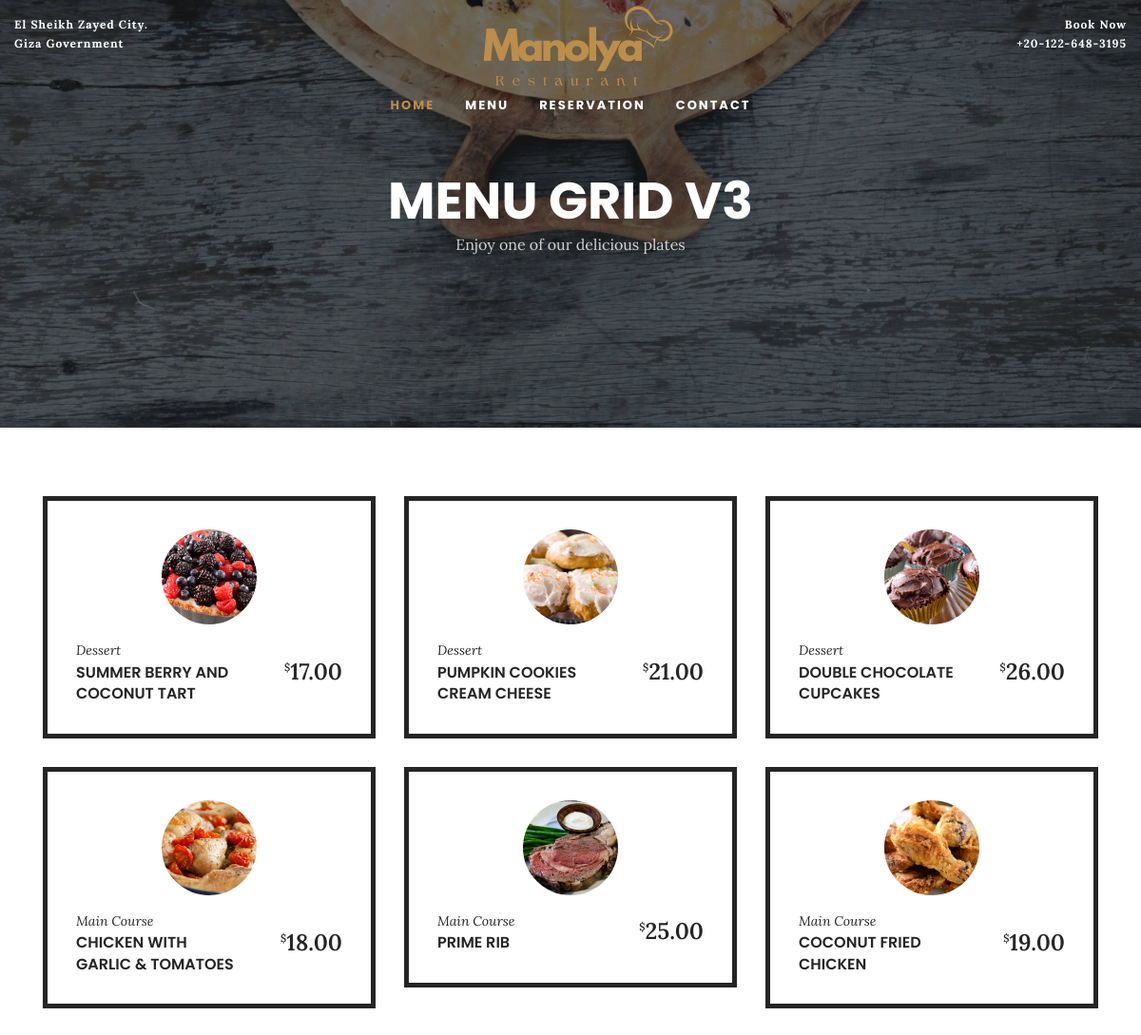
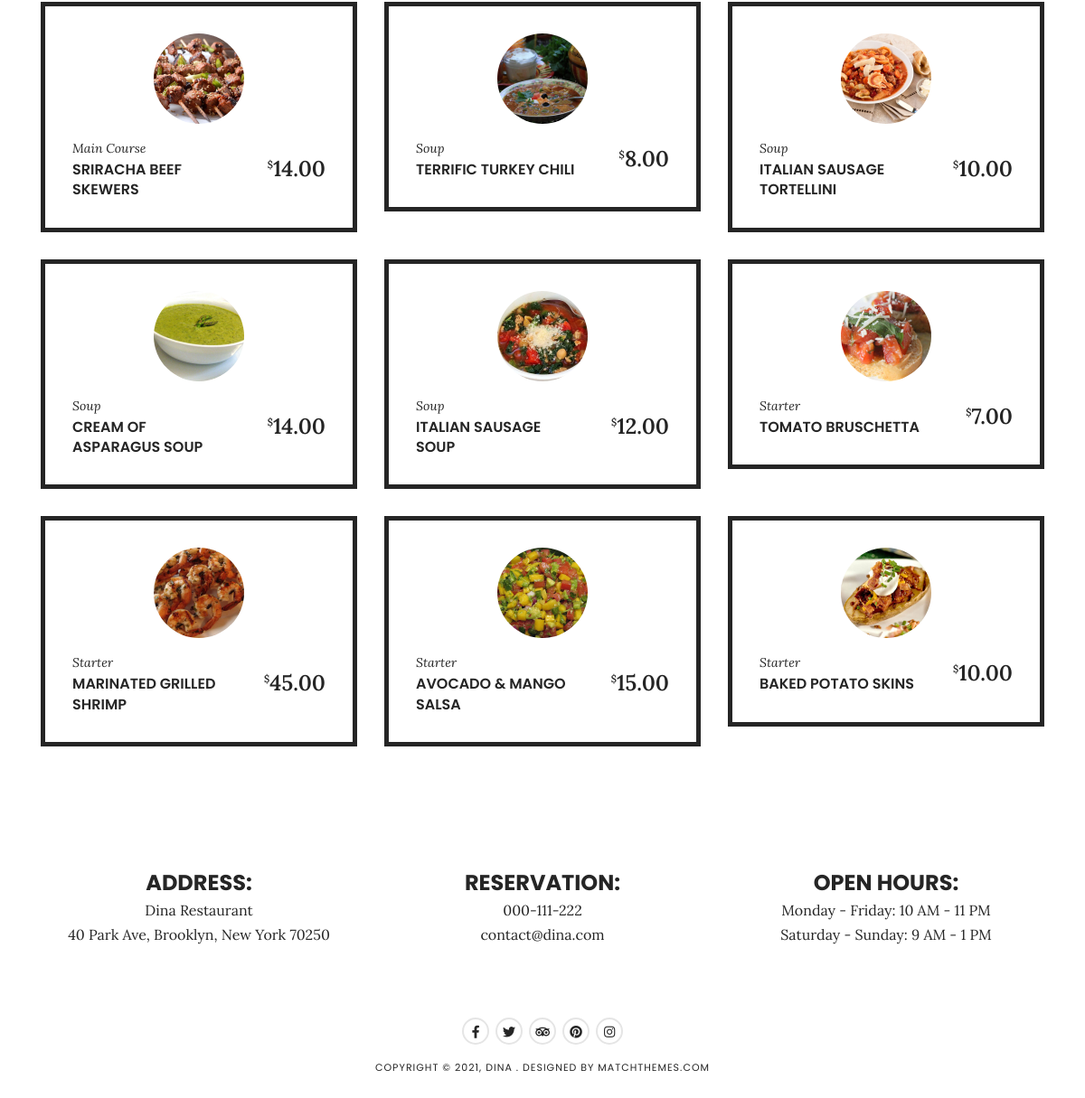
The app's page /menu/ with its own data (2 pictures, top to bottom).
### base/models.py (models this page shows, shortened)
class Menu(models.Model):
    TYPE_CHOICES = [
        ("Starter", "Starter"),
        ("Main Course", "Main Course"),
        ("Soup", "Soup"),
        ("Dessert", "Dessert"),
    ]  # Defines the types of menu items as choices.
    type = models.CharField(
        max_length=50, choices=TYPE_CHOICES, verbose_name="Menu Type"
    )  # A field for the menu type, restricted to the predefined choices.
    name = models.CharField(
        max_length=255, verbose_name="Menu Item Name"
    )  # A text field for the name of the menu item.
    price = models.DecimalField(
        max_digits=10, decimal_places=2, verbose_name="Price"
    )  # A decimal field for the price, supporting up to 10 digits with 2 decimal places.
    image = models.ImageField(
        upload_to="menu_images/",
        blank=True,
        null=True,
        verbose_name="Image",
    )  # An optional image field for the menu item, storing images in the "menu_images/" directory.
    class Meta:
        verbose_name = "Menu"  # Singular name displayed in the admin panel.
        verbose_name_plural = "Menus"  # Plural name displayed in the admin panel.

### base/views.py (the view)
# urls.py: path('menu/', views.menu, name="menu"),
def menu(request):
    menu_items = Menu.objects.all().order_by('type')  # Optional: customize the ordering.
    return render(request, 'menu.html', {'menu_items': menu_items})

### templates/menu.html (shortened to what this page needs)
{% load static %}
<!DOCTYPE html>
<html lang="en-US">
  <head>
    <link
      rel="stylesheet"
      id="dina-bootstrap-css-css"
      href="{% static 'css/bootstrap/css/bootstrap.min.css' %}"
      type="text/css"
      media="all"
    />
    <link
      rel="stylesheet"
      id="dina-font-awesome-css"
      href="{% static 'css/fontawesome/css/font-awesome.min.css' %}"
      type="text/css"
      media="all"
    />
    <link
      rel="stylesheet"
      id="dina-style-css-css"
      href="{% static 'style.css' %}"
      type="text/css"
      media="all"
    />
  </head>
  <body class="body-header1">
    <header id="header-1">
      <div class="headerWrap-1">
        <nav class="navbar-1">
          <div class="top-location">
            <span class="info-txt">El Sheikh Zayed City. </span>
            <span class="info-txt">Giza Government</span>
          </div>
          <div class="book-now">
            <span class="info-txt">Book Now</span>
            <span class="info-txt">+20-122-648-3195</span>
          </div>
          <div class="nav-content-1">
            <div class="logo-1">
              <a href="/"
                ><img
                  class="img-fluid"
                  src="{% static 'images/Manolya (3).png' %}"
                  alt=""
              /></a>
            </div>
            <div class="nav-holder nav-holder-1 nav-holder-desktop">
              <ul id="menu-menu-1" class="menu-nav menu-nav-1">
                <li class="menu-item current-menu-item">
                  <a href="/">Home</a>
                </li>
                <li class="menu-item">
                  <a href="/menu">Menu</a>
                </li>
                <li class="menu-item">
                  <a href="/reservation">Reservation</a>
                </li>
                <li class="menu-item">
                  <a href="/contact">Contact</a>
                </li>
              </ul>
            </div>
          </div>
        </nav>
      </div>
    </header>
    <section class="topSingleBkg topPageBkg">
      <div class="item-content-bkg">
        <div
          class="item-img"
          style="background-image: url('../static/images/home/about-9.jpg')"
        ></div>
        <div class="inner-desc">
          <h1 class="post-title single-post-title">Menu Grid v3</h1>
          <span class="post-subtitle"> Enjoy one of our delicious plates</span>
        </div>
      </div>
    </section>
    <section id="menu-grid-v3-1" class="custom-page-template">
      <div class="container">
        <div class="row">
          <div class="col-md-12">
            <div class="menu-holder menu-holder-v3">
              {% for item in menu_items %}
              <div class="menu-post-v3">
                <div class="menu-post-border-v3">
                  <div class="menu-post-img-v3">
                    <img
                      src="{{ item.image.url }}"
                      alt="{{ item.name }}"
                      loading="lazy"
                      width="400"
                      height="400"
                    />
                  </div>
                  <div class="menu-content-v3">
                    <div class="menu-content-v3-left">
                      <ul class="menu-categ-v3">
                        <li>{{ item.type }}</li>
                      </ul>
                      <h4 class="menu-title-v3">{{ item.name }}</h4>
                    </div>
                    <div class="menu-price-v3">${{ item.price }}</div>
                  </div>
                </div>
              </div>
              {% endfor %}
            </div>
          </div>
        </div>
      </div>
    </section>
    <footer>
      <div class="container">
        <div class="row alignc">
          <div class="col-md-4">
            <div class="footer-content">
              <h5>ADDRESS:</h5>
              <p>
                Dina Restaurant <br />
                40 Park Ave, Brooklyn, New York 70250
              </p>
            </div>
          </div>
          <div class="col-md-4">
            <div class="footer-content">
              <h5>RESERVATION:</h5>
              <p>
                000-111-222 <br />
                contact@dina.com
              </p>
            </div>
          </div>
          <div class="col-md-4">
            <div class="footer-content">
              <h5>OPEN HOURS:</h5>
              <p>
                Monday - Friday: 10 AM - 11 PM <br />
                Saturday - Sunday: 9 AM - 1 PM
              </p>
            </div>
          </div>
        </div>
        <ul class="footer-social">
          <li>
            <a class="social-facebook" href="#" target="_blank"
              ><i class="fab fa-facebook-f"></i
            ></a>
          </li>
          <li>
            <a class="social-twitter" href="#" target="_blank"
              ><i class="fab fa-twitter"></i
            ></a>
          </li>
          <li>
            <a class="social-tripadvisor" href="#" target="_blank"
              ><i class="fab fa-tripadvisor"></i
            ></a>
          </li>
          <li>
            <a class="social-pinterest" href="#" target="_blank"
              ><i class="fab fa-pinterest"></i
            ></a>
          </li>
          <li>
            <a class="social-instagram" href="#" target="_blank"
              ><i class="fab fa-instagram"></i
            ></a>
          </li>
        </ul>
        <div class="copyright">
          Copyright &copy; 2021, Dina . Designed by MatchThemes.com
        </div>
      </div>
    </footer>
  </body>
</html>

### records on screen
Menu: image (picture), type "Dessert", name "SUMMER BERRY AND COCONUT TART", price "17.00"
Menu: image (picture), type "Dessert", name "PUMPKIN COOKIES CREAM CHEESE", price "21.00"
Menu: image (picture), type "Dessert", name "DOUBLE CHOCOLATE CUPCAKES", price "26.00"
Menu: image (picture), type "Main Course", name "CHICKEN WITH GARLIC & TOMATOES", price "18.00"
Menu: image (picture), type "Main Course", name "PRIME RIB", price "25.00"
Menu: image (picture), type "Main Course", name "COCONUT FRIED CHICKEN", price "19.00"
Menu: image (picture), type "Main Course", name "SRIRACHA BEEF SKEWERS", price "14.00"
Menu: image (picture), type "Soup", name "TERRIFIC TURKEY CHILI", price "8.00"
Menu: image (picture), type "Soup", name "ITALIAN SAUSAGE TORTELLINI", price "10.00"
Menu: image (picture), type "Soup", name "CREAM OF ASPARAGUS SOUP", price "14.00"
Menu: image (picture), type "Soup", name "ITALIAN SAUSAGE SOUP", price "12.00"
Menu: image (picture), type "Starter", name "TOMATO BRUSCHETTA", price "7.00"
Menu: image (picture), type "Starter", name "MARINATED GRILLED SHRIMP", price "45.00"
Menu: image (picture), type "Starter", name "AVOCADO & MANGO SALSA", price "15.00"
Menu: image (picture), type "Starter", name "BAKED POTATO SKINS", price "10.00"
